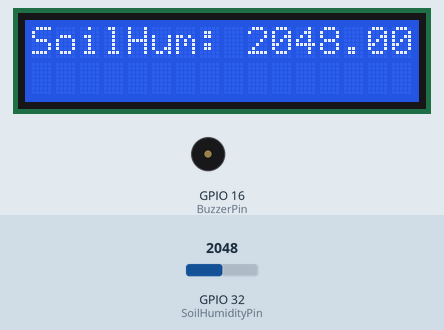
Recording of a sketch running on a simulated ESP32. Shown: 16×2 character LCD, buzzer (waves = sounding). Inputs (shaded band) come from the test bench; at power-on: GPIO 32 (SoilHumidityPin) = 2048.

Above: at 1.2 s.
1.3 s: GPIO 32 (SoilHumidityPin) set to 213
At 2.0 s:
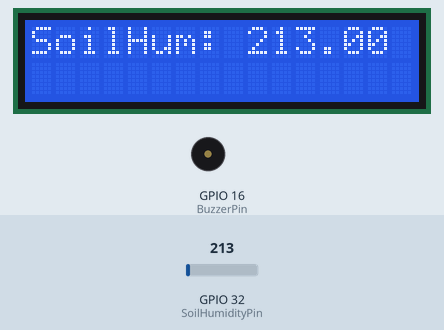
4.4 s: GPIO 32 (SoilHumidityPin) set to 191
At 4.89 s:
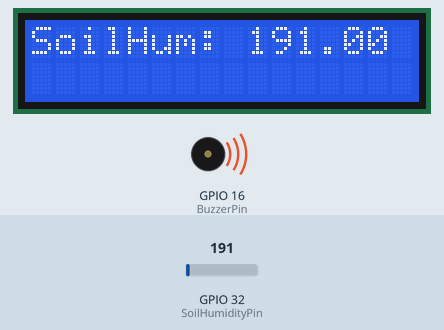
7.5 s: GPIO 32 (SoilHumidityPin) set to 0
At 8.7 s:
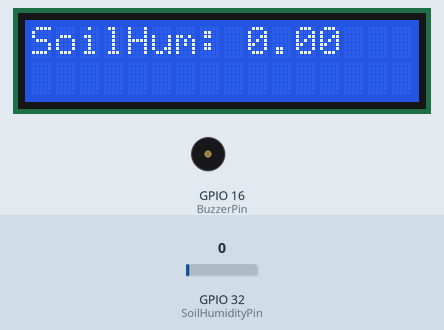
Timing chart, 0 to 15.5 s (numbered marks = the images above; inputs shaded):
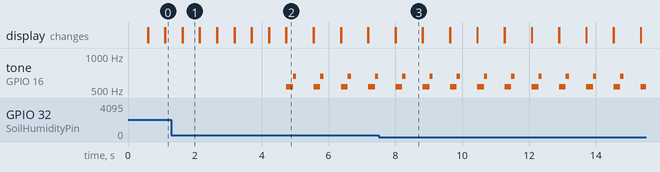

Measured:
- the behaviour switches between 201 and 200 on GPIO 32 (SoilHumidityPin) (found by bisection; images 1 and 2)
- after the input at 1.3 s, the display: first differs from a run without the input after 0.34 s (image 1)
- after the input at 4.4 s, tone on GPIO 16 (BuzzerPin): silent → 532 Hz after 0.34 s, then repeats every 0.82 s: 659 Hz 0.10 s, silent 0.52 s, 532 Hz 0.20 s; the display: first differs from a run without the input after 0.34 s (image 2)
- after the input at 7.5 s, the display: first differs from a run without the input after 0.51 s (image 3)
- what the display in image 1 shows lasts 0.5 s, from 1.6 s to 2.1 s
- what the display in image 2 shows lasts 0.8 s, from 4.7 s to 5.5 s

The sketch:

8.2Soil-Humidity-Testing-Sensor.ino
```cpp
// 8.2 SOIL HUMIDITY TESTING SYSTEM
// 8.2 Function to determines whether the read value exceeds the set threshold. If it does, the buzzer alarms.

// Import the library for controlling the LCD display.
#include <LiquidCrystal_I2C.h>

#define BuzzerPin 16  // Define the pin for the buzzer as GPIO 16.
#define SoilHumidityPin 32  // Define the pin for the soil humidity sensor as GPIO 32.

LiquidCrystal_I2C lcd(0x27, 16, 2);  // Create an LCD object with I2C address 0x27 and 16x2 size.

void setup() {
  pinMode(BuzzerPin, OUTPUT);  // Set the buzzer pin as an output.
  pinMode(SoilHumidityPin, INPUT);  // Set the soil humidity pin as an input.

  lcd.init();  // Initialize the LCD.
  lcd.backlight();  // Turn on the backlight for the LCD.
  lcd.clear();  // Clear the LCD display.
}

void loop() {
  float shvalue = analogRead(SoilHumidityPin);  // Read the analog value from the soil humidity sensor.

  lcd.setCursor(0, 0);  // Set the cursor to the first column of the first row.
  lcd.print("SoilHum:");  // Print "SoilHum:" to the LCD.
  lcd.setCursor(9, 0);  // Set the cursor to the tenth column of the first row.
  lcd.print(shvalue);  // Print the soil humidity value to the LCD.

  // If the detected value is lower than the set threshold, the buzzer emits sound.
  if (shvalue <= 200) {  // Check if the soil humidity value is less than or equal to 200.
    tone(BuzzerPin, 532);  // Emit a 532 Hz sound from the buzzer.
    delay(100);  // Wait for 100 milliseconds.
    tone(BuzzerPin, 532);  // Emit a 532 Hz sound from the buzzer again.
    delay(100);  // Wait for 100 milliseconds.
    tone(BuzzerPin, 659);  // Emit a 659 Hz sound from the buzzer.
    delay(100);  // Wait for 100 milliseconds.
    noTone(BuzzerPin);  // Stop the buzzer from emitting sound.
  }

  delay(500);  // Wait for 500 milliseconds before the next reading.
  lcd.clear();  // Clear the LCD display.
}

// RESULT
// When sensor detected soil humidity value greater than 200 the buzzer will alarmed.
// If the value below than 200 then nothing will happened.
```
